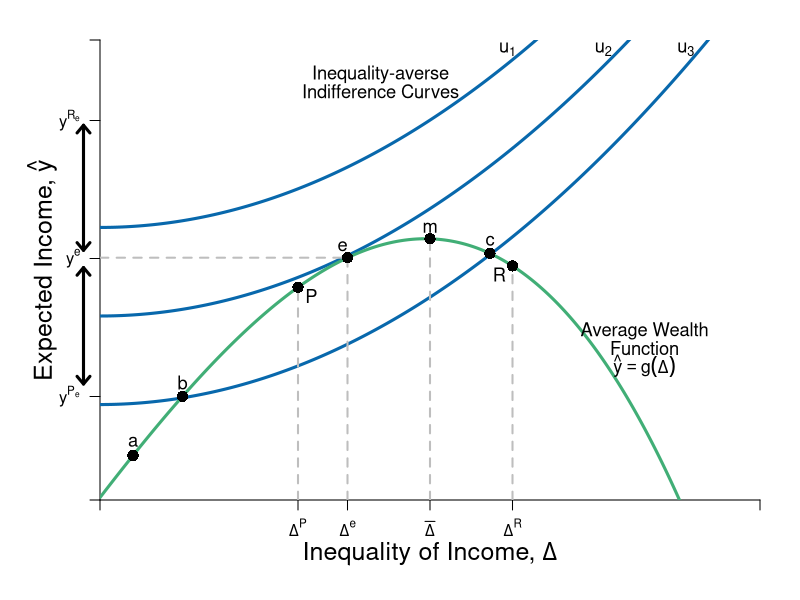

This chart was generated by the following R code:
#Graph Designer: Simon Halliday & Riley Boeth '17
#Authors: Bowles, Foley and Halliday
#Title: Coordination, Conflict and Competition: A Text in Microeconomics

library(shape)
require(shape)
pdf(file = "risk/risks_inequality_averse.pdf", width = 10, height = 8)


#Set parameters for graphics
axislabelsize <- 1.5
labelsize <- 1.1
graphlinewidth <- 3
segmentlinewidth <- 2

COL <- c("#7fc97f", "#beaed4", "#fdc086", "#ffff99", "#386cb0", "#f0027f", "#bf5b17", "#666666")
COLA <- c("#e0f3db", "#99d8c9","#66c2a4","#41ae76", "#238b45", "#005824")
COLB <- c("#c6dbef", "#4eb3d3", "#2b8cbe", "#0868ac","#084081")
COLC <- c("#fcfbfd", "#efedf5", "#dadaeb", "#bcbddc", "#9e9ac8", "#807dba", "#6a51a3", "#54278f", "#3f007d")

#Edited the margins to cater for the larger LHS labels
par(mar =  c(5, 5, 2, 2))

#Indifference curves of a risk-averse homo economicus (1st graph out of the two for 4.7)

indiffA1 <- function(x, uA = 5, rmax=  .7, xmax = 15) {
  uA + (1/2)*(rmax/xmax)*(x^2)
}

#rmax*x
#indiffA <- function(x, ua=2) {
#  ua + (1/12)*(x)^2
#}

#Average wealth function 

avgwealth <- function(x,y){
  (1.08)*((-1/35)*(((-((.9)*x-36))^2))+36.8+((-1/10)*(x-4)+(-1/1000)*((x-3)^3)))
}

#Add limits on axes and levels of utility for each indifference curve
ylims <- c(0, 40)
xlims <- c(0, 40)

npts <- 501 
x <- seq(xlims[1], xlims[2], length.out = npts)
y <- seq(ylims[1], ylims[2], length.out = npts) 

plot(0, 0, xlim = xlims, ylim = ylims, type = "n",
     xlab = expression(paste("")),
     ylab = expression(paste("")), 
     xaxt = "n", 
     yaxt = "n", 
     cex.lab = axislabelsize, 
     bty = "n", 
     xaxs="i", 
     yaxs="i"
)

#x and y limits with plain axes without ticks/numbers to match previous graph

ticksx <- c(0,  12, 15, 20, 25, xlims[2])
xlabels <- c(NA, expression(paste(Delta^P)),  expression(paste(Delta^e)), expression(paste(bar(Delta) )), expression(paste(Delta^R)),  NA)
ticksy <- c(0, 21 - 12, 21, 21 + 12, ylims[2])
ylabels <- c(NA, expression(paste(y^P[e])), expression(paste(y^e)), expression(paste(y^R[e])), NA)



axis(1,at = ticksx,  pos = 0, labels = xlabels)
axis(2,at = ticksy,  pos = 0, labels = ylabels, las = 1)

npts <- 500 
xx1 <- seq(xlims[1], xlims[2], length.out = npts)
xx2 <- seq(0, xlims[2], length.out = npts)
xx3 <- seq(xlims[1], 0, length.out = npts)
xx4 <- seq(-11, 0, length.out = npts)


lines(xx1, indiffA1(xx1, uA= 8.3), col = COLB[4], lwd = graphlinewidth)
lines(xx1, indiffA1(xx1, uA = 16), col = COLB[4], lwd = graphlinewidth)
lines(xx1, indiffA1(xx1, uA = 23.7), col = COLB[4], lwd = graphlinewidth)
lines(xx1, avgwealth(xx1), col = COLA[4], lwd = graphlinewidth)


#Axis labels and draw linear utility function
mtext(expression(paste("Inequality of Income, ", Delta)), side = 1, line = 2.5, cex = axislabelsize)
text(-3.5, 0.5*ylims[2], expression(paste("Expected Income, ", hat(y))), xpd = TRUE, cex = axislabelsize, srt = 90) 

#Label various points on line

text(2, avgwealth(2)+1.2, expression(paste("a")), cex = labelsize)
text(5, avgwealth(5)+1.2, expression(paste("b")), cex = labelsize)
points(5, avgwealth(5), pch = 16, col = "black", cex = 1.5)
points(2, avgwealth(2), pch = 16, col = "black", cex = 1.5)

segments(25, 0, 25, avgwealth(25), lty = 2, col = "gray", lwd = segmentlinewidth)
points(25, avgwealth(25), pch = 16, col = "black", cex = 1.5)

text(23.63, avgwealth(23.63)+1.1, expression(paste("c")), cex = labelsize)
points(23.63, avgwealth(23.63), pch = 16, col = "black", cex = 1.5)

text(20, avgwealth(20)+1, expression(paste(m)), cex = labelsize)
segments(20, 0, 20, avgwealth(20), lty = 2, col = "gray", lwd = segmentlinewidth)
points(20, avgwealth(20), pch = 16, col = "black", cex = 1.5)

text(14.7, avgwealth(15)+1, expression(paste(e)), cex = labelsize)
segments(15, 0, 15, avgwealth(15), lty = 2, col = "gray", lwd = segmentlinewidth)
segments(0, avgwealth(15), 15, avgwealth(15), lty = 2, col = "gray", lwd = segmentlinewidth)
points(15, avgwealth(15), pch = 16, col = "black", cex = 1.5)

segments(12, 0, 12, avgwealth(12), lty = 2, col = "gray", lwd = segmentlinewidth)
points(12, avgwealth(12), pch = 16, col = "black", cex = 1.5)

#Add arrow beside y axis and points on axis

arrows(-1, avgwealth(21) + 10, -1, avgwealth(20) - 1, col = "black", code = 3, arr.type = "simple", lty = 1, xpd = TRUE, length = 0.1, angle = 40, lwd = 3)
arrows(-1, avgwealth(21) - 12.5, -1, avgwealth(20) - 2.5, col = "black", code = 3, arr.type = "simple", lty = 1, xpd = TRUE, length = 0.1, angle = 40, lwd = 3)

#points(0, avgwealth(23)+12, pch = 16, col = "black", cex = 1.5, xpd = TRUE)
#points(0, avgwealth(23), pch = 16, col = "black", cex = 1.5,xpd = TRUE)
#points(0, avgwealth(23)-12, pch = 16, col = "black", cex = 1.5,xpd = TRUE)

#label the three indifference curves

text(24.7, 39.2, expression(paste(u[1])), xpd = TRUE, cex = labelsize)
text(30.5, 39.2, expression(paste(u[2])),  xpd = TRUE, cex = labelsize)
text(35.5, 39.2, expression(paste(u[3])),  xpd = TRUE, cex = labelsize)

#Label P and R
text(12 + 0.8, avgwealth(12) - 0.75, expression(paste(P)), cex = labelsize)
text(25 - 0.8, avgwealth(25) - 0.75, expression(paste(R)), cex = labelsize)

#Label average wealth curve and indifference curves generally

text(33, avgwealth(30)+1.5, expression(paste("Average Wealth")), xpd = TRUE, cex = labelsize)
text(33, avgwealth(30), expression(paste("Function")), xpd = TRUE, cex = labelsize)
text(33, avgwealth(30)-1.5, expression(paste(hat(y) == g(Delta))), xpd = TRUE, cex = labelsize)

#text(17, 38.5, expression(paste("Inequality Averse")), xpd = TRUE, cex = labelsize)
text(17, 37, expression(paste("Inequality-averse")), xpd = TRUE, cex = labelsize)
text(17, 35.5, expression(paste("Indifference Curves")), xpd = TRUE, cex = labelsize)


dev.off()
